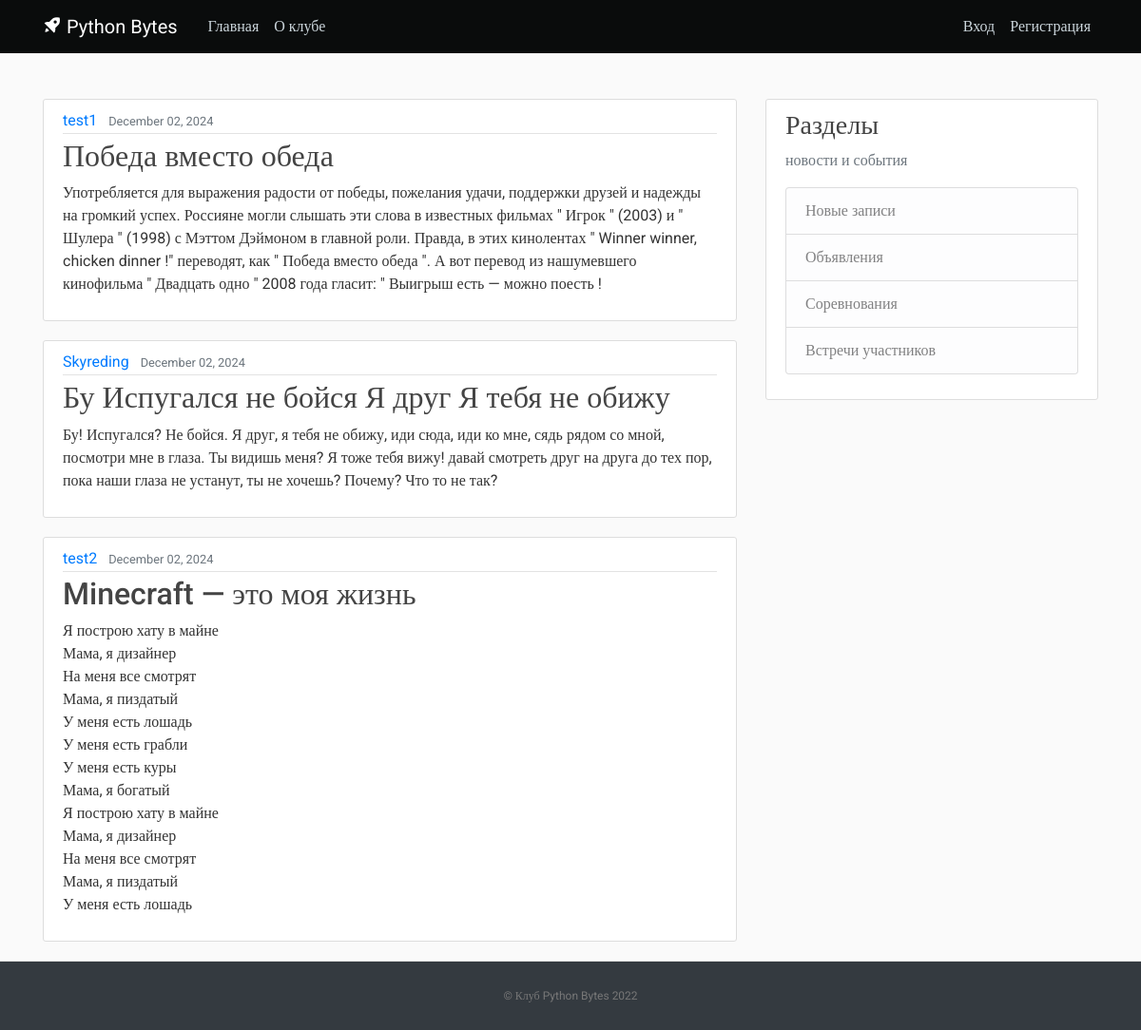
The page / on the database its author committed.
### blog/models.py (models this page shows, shortened)
class Post(models.Model):
    title = models.CharField(max_length=200)
    body = models.TextField()
    date_posted = models.DateTimeField(default=timezone.now)
    author = models.ForeignKey(User, on_delete=models.CASCADE)

### blog/views.py (the view)
# urls.py: path('', home, name='home'),
def home(request):
    content = {'posts': Post.objects.all()}
    return render(request, 'blog/home.html', content)

### blog/templates/blog/home.html
﻿{% extends "blog/base.html" %}
{% block content %}
    {% for post in posts %}
        <article class="media content-section">
          <div class="media-body">
            <div class="article-metadata">
              <a class="mr-2" href="#">{{ post.author }}</a>
              <small class="text-muted">{{ post.date_posted|date:"F d, Y" }}</small>
            </div>
            <h2><a class="article-title" href="#">{{ post.title }}</a></h2>
            <p class="article-content">{{ post.body }}</p>
          </div>
        </article>
    {% endfor %}
{% endblock content %}

### blog/templates/blog/base.html (shortened to what this page needs)
{% load static %}
<!DOCTYPE html>
<html>
<head>
     <link rel="stylesheet" href="https://maxcdn.bootstrapcdn.com/bootstrap/4.0.0/css/bootstrap.min.css">
     <link rel="stylesheet" type="text/css" href="{% static 'blog/main.css' %}">
     <link href='https://unpkg.com/boxicons@2.1.2/css/boxicons.min.css' rel='stylesheet'>
</head>
<body>
    <header class="site-header">
      <nav class="navbar navbar-expand-md navbar-dark bg-blue fixed-top">
        <div class="container">
          <a class="navbar-brand mr-4" href="{% url 'home' %}"><i class='bx bxs-rocket bx-tada-hover'></i> Python Bytes</a>
          <div class="collapse navbar-collapse" id="navbarToggle">
            <div class="navbar-nav mr-auto">
              <a class="nav-item nav-link " href="{% url 'home' %}">Главная</a>
              <a class="nav-item nav-link" href="{% url 'about' %}">О клубе</a>
            </div>
            <div class="navbar-nav">
              <a class="nav-item nav-link" href="#">Вход</a>
              <a class="nav-item nav-link" href="#">Регистрация</a>
            </div>
          </div>
        </div>
      </nav>
    </header>
    <main role="main" class="container">
      <div class="row">
        <div class="col-md-8">
          {% block content %}{% endblock %}
        </div>
        <div class="col-md-4">
          <div class="content-section">
            <h3>Разделы</h3>
            <p class='text-muted'>новости и события
              <ul class="list-group">
                <li class="list-group-item list-group-item-light">Новые записи</li>
                <li class="list-group-item list-group-item-light">Объявления</li>
                <li class="list-group-item list-group-item-light">Соревнования</li>
                <li class="list-group-item list-group-item-light">Встречи участников</li>
              </ul>
            </p>
          </div>
        </div>
      </div>
    </main>
    <footer class="text-center bg-dark">
      <p><a href="{% url 'home' %}">© Клуб Python Bytes 2022</a></p>
    </footer>
</body>
</html>

### blog/static/blog/main.css (style rules this page uses)
﻿body, html { width:100%; height:100% }
body { margin:0; padding:0; background: #fafafa; color: #333333; margin-top: 5rem; font-family:Roboto; }
h1, h2, h3, h4, h5, h6 { color: #444444; }
ul { margin: 0; }
.bg-blue { background-color: #0a0c0c; }
.site-header .navbar-nav .nav-link { color: #cbd5db; }
.content-section { background: #ffffff; padding: 10px 20px; border: 1px solid #dddddd; border-radius: 3px; margin-bottom: 20px; }
.article-title { color: #444444; }
.article-content { white-space: pre-line; }
.article-metadata { padding-bottom: 1px; margin-bottom: 4px; border-bottom: 1px solid #e3e3e3 }
footer { position: sticky!important; top: 100%; padding-top:25px; padding-bottom:25px; border-top:1px solid #ddd; }
footer p { margin:2px; text-align:center; padding:0 40px; color:#fff; font-size:12px; }
footer a { color:#777 }

### rows shown on the page
Post: author "test1", date_posted "December 02, 2024", title "Победа вместо обеда", body "Употребляется для выражения радости от победы, пожелания удачи, поддержки друзей и надежды на громкий успех. Россияне могли слышать эти слова в известных фильмах \" Игрок \" (2003) и \" Шулера \" (1998) с Мэттом Дэймоном в главной роли. Правда, в этих кинолентах \" Winner winner, chicken dinner !\" переводят, как \" Победа вместо обеда \". А вот перевод из нашумевшего кинофильма \" Двадцать одно \" 2008 года гласит: \" Выигрыш есть — можно поесть !"
Post: author "Skyreding", date_posted "December 02, 2024", title "Бу Испугался не бойся Я друг Я тебя не обижу", body "Бу! Испугался? Не бойся. Я друг, я тебя не обижу, иди сюда, иди ко мне, сядь рядом со мной, посмотри мне в глаза. Ты видишь меня? Я тоже тебя вижу! давай смотреть друг на друга до тех пор, пока наши глаза не устанут, ты не хочешь? Почему? Что то не так?"
Post: author "test2", date_posted "December 02, 2024", title "Minecraft — это моя жизнь", body "Я построю хату в майне Мама, я дизайнер На меня все смотрят Мама, я пиздатый У меня есть лошадь У меня есть грабли У меня есть куры Мама, я богатый Я построю хату в майне Мама, я дизайнер На меня все смотрят Мама, я пиздатый У меня есть лошадь"
